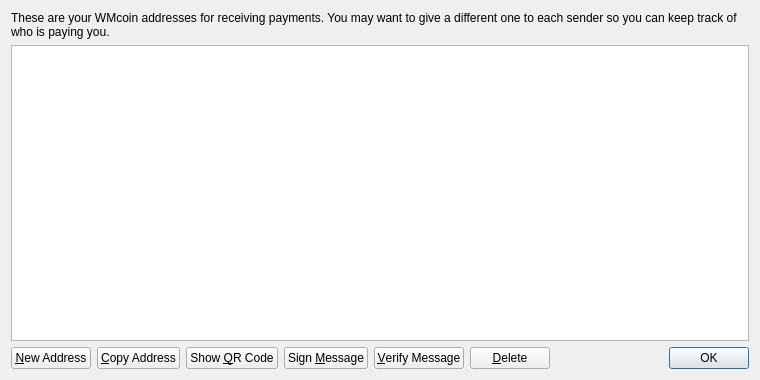
<?xml version="1.0" encoding="UTF-8"?>
<ui version="4.0">
 <class>AddressBookPage</class>
 <widget class="QWidget" name="AddressBookPage">
  <property name="geometry">
   <rect>
    <x>0</x>
    <y>0</y>
    <width>760</width>
    <height>380</height>
   </rect>
  </property>
  <property name="windowTitle">
   <string>Address Book</string>
  </property>
  <layout class="QVBoxLayout" name="verticalLayout">
   <item>
    <widget class="QLabel" name="labelExplanation">
     <property name="text">
      <string>These are your WMcoin addresses for receiving payments. You may want to give a different one to each sender so you can keep track of who is paying you.</string>
     </property>
     <property name="textFormat">
      <enum>Qt::PlainText</enum>
     </property>
     <property name="wordWrap">
      <bool>true</bool>
     </property>
    </widget>
   </item>
   <item>
    <widget class="QTableView" name="tableView">
     <property name="contextMenuPolicy">
      <enum>Qt::CustomContextMenu</enum>
     </property>
     <property name="toolTip">
      <string>Double-click to edit address or label</string>
     </property>
     <property name="tabKeyNavigation">
      <bool>false</bool>
     </property>
     <property name="alternatingRowColors">
      <bool>true</bool>
     </property>
     <property name="selectionMode">
      <enum>QAbstractItemView::SingleSelection</enum>
     </property>
     <property name="selectionBehavior">
      <enum>QAbstractItemView::SelectRows</enum>
     </property>
     <property name="sortingEnabled">
      <bool>true</bool>
     </property>
     <attribute name="verticalHeaderVisible">
      <bool>false</bool>
     </attribute>
    </widget>
   </item>
   <item>
    <layout class="QHBoxLayout" name="horizontalLayout">
     <item>
      <widget class="QPushButton" name="newAddressButton">
       <property name="toolTip">
        <string>Create a new address</string>
       </property>
       <property name="text">
        <string>&amp;New Address</string>
       </property>
       <property name="icon">
        <iconset resource="../bitcoin.qrc">
         <normaloff>:/icons/add</normaloff>:/icons/add</iconset>
       </property>
      </widget>
     </item>
     <item>
      <widget class="QPushButton" name="copyToClipboard">
       <property name="toolTip">
        <string>Copy the currently selected address to the system clipboard</string>
       </property>
       <property name="text">
        <string>&amp;Copy Address</string>
       </property>
       <property name="icon">
        <iconset resource="../bitcoin.qrc">
         <normaloff>:/icons/editcopy</normaloff>:/icons/editcopy</iconset>
       </property>
      </widget>
     </item>
     <item>
      <widget class="QPushButton" name="showQRCode">
       <property name="text">
        <string>Show &amp;QR Code</string>
       </property>
       <property name="icon">
        <iconset resource="../bitcoin.qrc">
         <normaloff>:/icons/qrcode</normaloff>:/icons/qrcode</iconset>
       </property>
      </widget>
     </item>
     <item>
      <widget class="QPushButton" name="signMessage">
       <property name="toolTip">
        <string>Sign a message to prove you own a WMcoin address</string>
       </property>
       <property name="text">
        <string>Sign &amp;Message</string>
       </property>
       <property name="icon">
        <iconset resource="../bitcoin.qrc">
         <normaloff>:/icons/edit</normaloff>:/icons/edit</iconset>
       </property>
      </widget>
     </item>
     <item>
      <widget class="QPushButton" name="verifyMessage">
       <property name="toolTip">
        <string>Verify a message to ensure it was signed with a specified WMcoin address</string>
       </property>
       <property name="text">
        <string>&amp;Verify Message</string>
       </property>
       <property name="icon">
        <iconset resource="../bitcoin.qrc">
         <normaloff>:/icons/transaction_0</normaloff>:/icons/transaction_0</iconset>
       </property>
      </widget>
     </item>
     <item>
      <widget class="QPushButton" name="deleteButton">
       <property name="toolTip">
        <string>Delete the currently selected address from the list</string>
       </property>
       <property name="text">
        <string>&amp;Delete</string>
       </property>
       <property name="icon">
        <iconset resource="../bitcoin.qrc">
         <normaloff>:/icons/remove</normaloff>:/icons/remove</iconset>
       </property>
      </widget>
     </item>
     <item>
      <spacer name="horizontalSpacer">
       <property name="orientation">
        <enum>Qt::Horizontal</enum>
       </property>
       <property name="sizeHint" stdset="0">
        <size>
         <width>40</width>
         <height>20</height>
        </size>
       </property>
      </spacer>
     </item>
     <item>
      <widget class="QDialogButtonBox" name="buttonBox">
       <property name="sizePolicy">
        <sizepolicy hsizetype="Maximum" vsizetype="Fixed">
         <horstretch>0</horstretch>
         <verstretch>0</verstretch>
        </sizepolicy>
       </property>
       <property name="standardButtons">
        <set>QDialogButtonBox::Ok</set>
       </property>
      </widget>
     </item>
    </layout>
   </item>
  </layout>
 </widget>
 <resources>
  <include location="../bitcoin.qrc"/>
 </resources>
 <connections/>
</ui>
